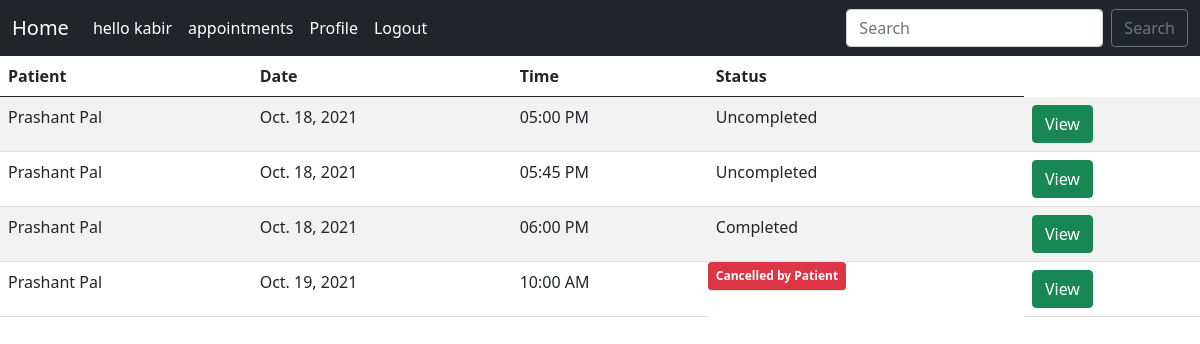
Before: /list_appointments (signed in) with the older database file.
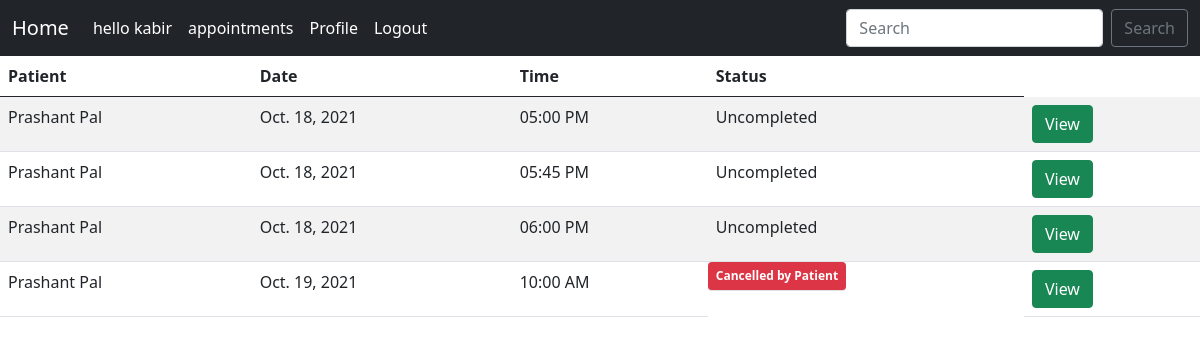
After: the same page with the newer database file.
### appoint/models.py (models this page shows, shortened)
class Appointment(models.Model):
    patient=models.ForeignKey(User,on_delete=models.CASCADE,null=True)
    doctor=models.ForeignKey(Doctor,on_delete=models.CASCADE,null=True)
    slot=models.ForeignKey(Slots,on_delete=models.CASCADE,null=True)
    date=models.DateField(blank=True,default=False,null=True)
    status_choices=(('Cancelled','Cancelled'),('Pending','Pending'),('Completed','Completed'))
    status=models.CharField(max_length=10,choices=status_choices,default='Pending',null=True)
    editable=models.BooleanField(default=True,blank=True,null=True)
    cancelled_by_doctor=models.BooleanField(default=False,blank=True,null=True)
    cancelled_by_patient=models.BooleanField(default=False,blank=True,null=True)
    symptoms=models.CharField(max_length=500,blank=True)
    test_report=models.FileField(upload_to='test_report/',blank=True,null=True)
    special_note=models.CharField(max_length=500,blank=True)
    prescription=models.CharField(max_length=500,blank=True)

class User(AbstractUser):
    is_patient = models.BooleanField(default=False)
    is_doctor = models.BooleanField(default=False)

class Slots(models.Model):
    time=models.TimeField()
    doctor=models.ForeignKey(Doctor,null=True,on_delete=models.CASCADE)
    def __str__(self):
        return self.time.strftime("%I:%M %p")

### appoint/views.py (the view, shortened to what this page needs)
# urls.py: path('list_appointments',views.list_appointments,name='list-appointments'),
def list_appointments(request):
    user=request.user
    if user is None:
        redirect('home')
    if user.is_doctor:
        doctor=Doctor.objects.get(user=request.user.id)
        appointments=Appointment.objects.filter(doctor=doctor).order_by('date')
        editable=[]
        for ap in appointments:
            if ap.status!="Pending":
                ap.editable=False
            if ap.date < datetime.date.today():
                if ap.status=="Pending":
                    ap.status="Uncompleted"
                ap.editable=False
            if ap.date == datetime.date.today():
                if  ap.slot.time.strftime("%H:%M:%S") < datetime.datetime.now().strftime("%H:%M:%S"):
                    ap.status="Uncompleted"
                    ap.editable=False
            ap.save()
        return render(request,'list_appointments.html',{'appointments':appointments})

### templates/list_appointments.html (shortened to what this page needs)
{% extends 'base.html' %}
{% block content %}
{% if user.is_patient %}
{% for appointment in appointments %}
<div class="card mb-3" style="max-width: 540px;">
    <div class="row g-0">
      <div class="col-md-4">
        <img src="{{appointment.doctor.profilePicture.url}}" style="height:170px;  width:170px" alt="...">
      </div>
      <div class="col-md-8">
        <div class="card-body">
          <h5 class="card-title">{{appointment.doctor.user.first_name}} {{appointment.doctor.user.last_name}}</h5>
          <p class="card-text">{{appointment.date}} {{appointment.slot}}</p>
          <p class="card-text"></p>
          {% if appointment.cancelled_by_doctor %}
          <h5>Status:<p class="badge bg-danger text-dark"> Cancelled By Doctor</p> </h5>
        {% elif appointment.cancelled_by_patient %}
        <h5>Status:<p class="badge bg-danger text-dark"> Cancelled By You</p> </h5>
        {% else %}
        <h5>Status:<p class="badge bg-warning text-dark"> {{appointment.status}}</p> </h5>
        {% endif %}
        <a href="{% url 'view-appointment' appointment.id %}" class="btn btn-success">View</a>
        </div>
      </div>
    </div>
  </div>
{% endfor %}
{% elif user.is_doctor %}
<table class="table table-striped">
    <thead class="thead-dark " >
      <tr>
        <th scope="col">Patient</th>
        <th scope="col">Date</th>
        <th scope="col">Time</th>
        <th scope="col">Status</th>
      </tr>
    </thead>
    <tbody>
        {% for appointment in appointments %}
          <td>{{appointment.patient.first_name}} {{appointment.patient.last_name}}</td>
          <td>{{appointment.date}} </td>
          <td>{{appointment.slot}}</td>
        {% if appointment.cancelled_by_doctor %}
        <td class="badge bg-danger" >Cancelled by You</td>
        {% elif appointment.cancelled_by_patient %}
          <td class="badge bg-danger">Cancelled by Patient</td>
        {% else %}
          <td>{{appointment.status}}</td>
        {% endif %}
          <td><a href="{% url 'view-appointment' appointment.id %}" class="btn btn-success">View</a></td>
      {% endfor %}
    </tbody>
  </table>
{% endif %}
{% endblock %}

Changed rows visible on the page:
changed Appointment "06:00 PM": status "Completed" → "Uncompleted"
